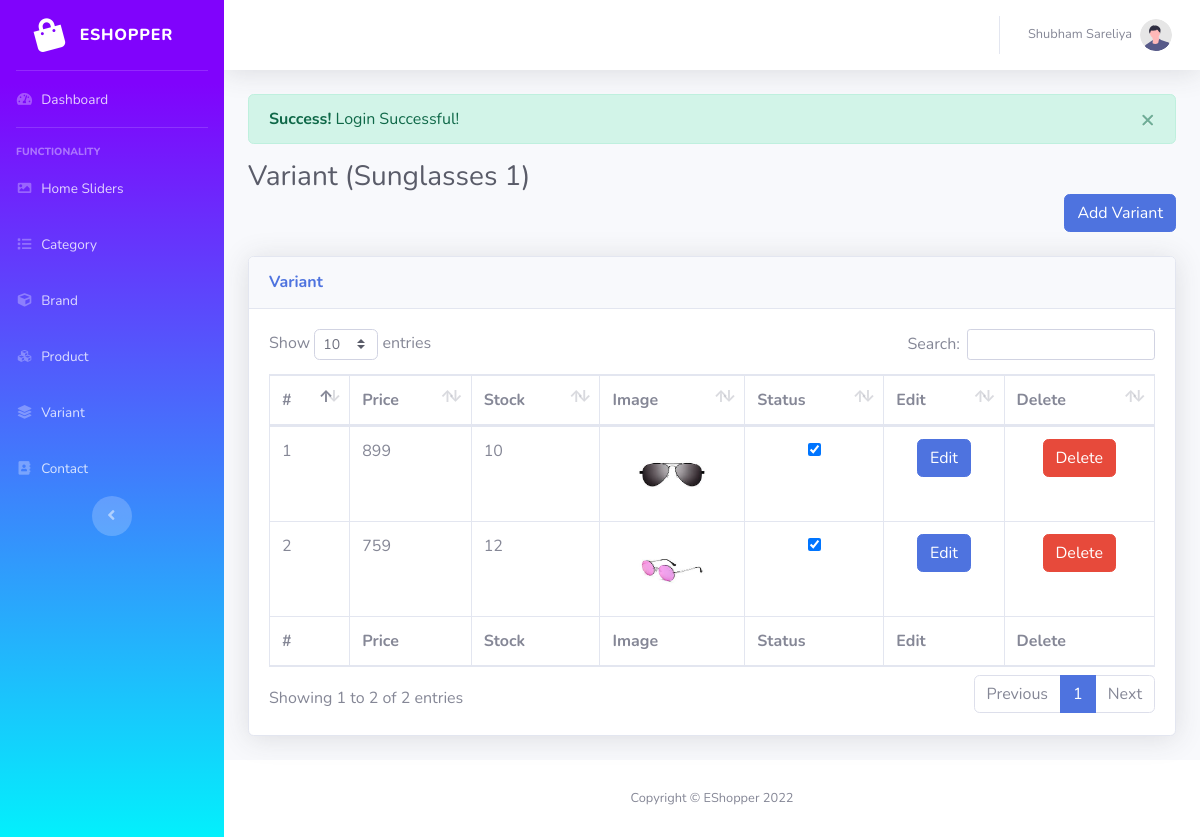
Screenshot of /admin/list_product_variant.php?id=2 (signed in) with the database file from the repository.
### tables this page shows
CREATE TABLE `product` (
  `id` int(11) NOT NULL,
  `title` varchar(80) NOT NULL,
  `slug` varchar(80) NOT NULL,
  `cid` int(11) NOT NULL,
  `bid` int(11) NOT NULL,
  `stock` int(11) NOT NULL,
  `price` int(11) NOT NULL,
  `sale_price` int(11) NOT NULL,
  `img_name` varchar(255) NOT NULL,
  `status` int(11) NOT NULL,
  `description` text NOT NULL
);

CREATE TABLE `product_variant` (
  `id` int(11) NOT NULL,
  `pid` int(11) NOT NULL,
  `size` int(11) NOT NULL,
  `color` int(11) NOT NULL,
  `price` int(11) NOT NULL,
  `stock` int(11) NOT NULL,
  `status` int(11) NOT NULL,
  `img_name` varchar(255) NOT NULL
);

### admin/list_product_variant.php (the view, shortened to what this page needs)
<!DOCTYPE html>
<html lang="en">
<head>
    <link href="vendor/fontawesome-free/css/all.min.css" rel="stylesheet" type="text/css">
    <link href="css/sb-admin-2.min.css" rel="stylesheet">
    <link href="vendor/datatables/dataTables.bootstrap4.min.css" rel="stylesheet">
</head>
<body id="page-top">
    <div id="wrapper">
        <?php
            require './includes/sidebar.php';
        ?>
        <div id="content-wrapper" class="d-flex flex-column">
            <div id="content">
                <?php
                    require './includes/topbar.php';
                ?>
                <div class="container-fluid">
                  <?php
                        if(isset($_SESSION['err']) && $_SESSION['err'] == 1){
                            echo '<div class="alert alert-danger alert-dismissible fade show" role="alert">
                                <strong>Error!</strong> '.$_SESSION['errmsg'].'
                                <button type="button" class="close" data-dismiss="alert" aria-label="Close">
                                    <span aria-hidden="true">&times;</span>
                                </button>
                            </div>';
                            $_SESSION['err'] = 0;
                            $_SESSION['errmsg'] = "";
                        } else if (isset($_SESSION['success']) && $_SESSION['success'] == 1){
                            echo '<div class="alert alert-success alert-dismissible fade show" role="alert">
                                <strong>Success!</strong> '.$_SESSION['successmsg'].'
                                <button type="button" class="close" data-dismiss="alert" aria-label="Close">
                                    <span aria-hidden="true">&times;</span>
                                </button>
                            </div>';
                        }
                    ?>
                  <div class="d-sm-flex align-items-center justify-content-between">
                      <h1 class="h3 mb-0 text-gray-800">Variant (<?php
                        $pid = $_GET['id'];
                        $sql = "SELECT * FROM product WHERE id = '$pid'";
                        $result = mysqli_query($conn, $sql);
                        $row = mysqli_fetch_assoc($result);
                        echo $row['title'];
                      ?>)</h1>
                  </div>
                  <div class="d-flex justify-content-end">
                    <a href="./product_variant.php?id=<?php echo $pid; ?>">
                        <button class="btn btn-primary mb-4">Add Variant</button>
                    </a>
                  </div>
                  <div class="card shadow mb-4">
                    <div class="card-header py-3">
                        <h6 class="m-0 font-weight-bold text-primary">Variant</h6>
                    </div>
                    <div class="card-body">
                        <div class="table-responsive">
                            <table class="table table-bordered" id="dataTable" width="100%" cellspacing="0">
                                <thead>
                                    <tr>
                                        <th>#</th>
                                        <th>Price</th>
                                        <th>Stock</th>
                                        <th>Image</th>
                                        <th>Status</th>
                                        <th>Edit</th>
                                        <th>Delete</th>
                                    </tr>
                                </thead>
                                <tfoot>
                                    <tr>
                                        <th>#</th>
                                        <th>Price</th>
                                        <th>Stock</th>
                                        <th>Image</th>
                                        <th>Status</th>
                                        <th>Edit</th>
                                        <th>Delete</th>
                                    </tr>
                                </tfoot>
                                <tbody>
                                    <?php
                                      $sql = "SELECT * FROM product_variant WHERE pid = '$pid'";
                                      $result = mysqli_query($conn, $sql);
                                      if($result && mysqli_num_rows($result) > 0){
                                        $row = mysqli_fetch_assoc($result);
                                        $i = 1;
                                        do {
                                          echo '<tr id="trow-'.$row['id'].'">';
                                          echo '<td>'.$i.'</td>';
                                          echo '<td>'.$row['price'].'</td>';
                                          echo '<td>'.$row['stock'].'</td>';
                                          echo '<td class="text-center"><img src="./uploads/product_variant/'.$row['img_name'].'" alt="No Image" height="70px"></td>';
                                          $status_checked = '';
                                          if($row['status'] == 0) {
                                            $status_checked = '';
                                          } else if ($row['status'] == 1) {
                                            $status_checked = 'checked';
                                          } else {
                                            $status_checked = '';
                                          }
                                          echo '<td class="text-center"><input type="checkbox" id="status-'.$row['id'].'" '.$status_checked.' onclick="change_status('.$row['id'].');"></td>';
                                          echo '<td class="text-center"><a href="product_variant_edit.php?id='.$row['id'].'&pid='.$pid.'" class="btn btn-primary">Edit</a></td>';
                                          echo '<td class="text-center"><a id="delete-'.$row['id'].'" href-url="delete_product_variant.php" href="javascript:void(0);" onclick="confirmation('.$row['id'].');" class="btn btn-danger">Delete</a></td>';
                                          echo '</tr>';
                                          $i++;
                                        } while($row = mysqli_fetch_assoc($result));
                                      } else {
                                        ?>
                                        <tr><td colspan="7" class="text-center">No Product Variant Found</td></tr>
                                        <?php
                                      }
                                    ?>
                                </tbody>
                            </table>
                        </div>
                    </div>
                  </div>
                </div>
            </div>
            <footer class="sticky-footer bg-white">
                <div class="container my-auto">
                    <div class="copyright text-center my-auto">
                        <span>Copyright &copy; EShopper 2022</span>
                    </div>
                </div>
            </footer>
        </div>
    </div>
</body>
</html>

### admin/includes/topbar.php (shortened to what this page needs)
<?php
  require './../includes/conn.php';
?>
<nav
  class="navbar navbar-expand navbar-light bg-white topbar mb-4 static-top shadow"
>
  <ul class="navbar-nav ml-auto">
    <li class="nav-item dropdown no-arrow">
      <a
        class="nav-link dropdown-toggle"
        href="#"
        id="userDropdown"
        role="button"
        data-toggle="dropdown"
        aria-haspopup="true"
        aria-expanded="false"
      >
        <span class="mr-2 d-none d-lg-inline text-gray-600 small"
          ><?php
            $sql = 'SELECT * FROM admin WHERE id = '.$_SESSION['id'];
            $result = mysqli_query($conn, $sql);
            $row = mysqli_fetch_assoc($result);
            echo $row['fname'].' '.$row['lname'];
          ?></span
        >
        <img class="img-profile rounded-circle" src="img/undraw_profile.svg" />
      </a>
    </li>
  </ul>
</nav>

### rows the page displays
product: title "Sunglasses 1"
product_variant: price "899", stock "10", img_name (picture)
product_variant: price "759", stock "12", img_name (picture)

### other values shown
$row['fname'] "Shubham"
$row['lname'] "Sareliya"
$_SESSION['successmsg'] "Login Successful!"
